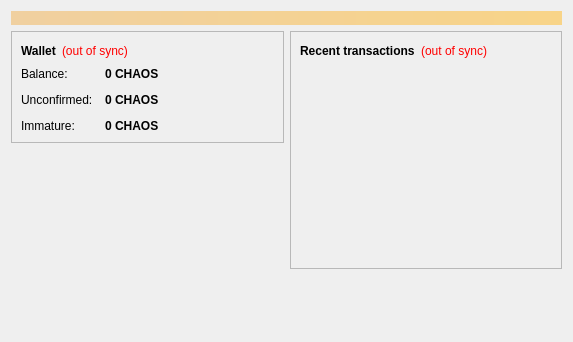
<?xml version="1.0" encoding="UTF-8"?>
<ui version="4.0">
 <class>OverviewPage</class>
 <widget class="QWidget" name="OverviewPage">
  <property name="geometry">
   <rect>
    <x>0</x>
    <y>0</y>
    <width>573</width>
    <height>342</height>
   </rect>
  </property>
  <property name="windowTitle">
   <string>Form</string>
  </property>
  <layout class="QVBoxLayout" name="topLayout">
   <item>
    <widget class="QLabel" name="labelAlerts">
     <property name="visible">
      <bool>false</bool>
     </property>
     <property name="styleSheet">
      <string notr="true">background-color: qlineargradient(x1: 0, y1: 0, x2: 1, y2: 0, stop:0 #F0D0A0, stop:1 #F8D488); color:#000000;</string>
     </property>
     <property name="wordWrap">
      <bool>true</bool>
     </property>
     <property name="margin">
      <number>3</number>
     </property>
    </widget>
   </item>
   <item>
    <layout class="QHBoxLayout" name="horizontalLayout" stretch="1,1">
     <item>
      <layout class="QVBoxLayout" name="verticalLayout_2">
       <item>
        <widget class="QFrame" name="frame">
         <property name="frameShape">
          <enum>QFrame::StyledPanel</enum>
         </property>
         <property name="frameShadow">
          <enum>QFrame::Raised</enum>
         </property>
         <layout class="QVBoxLayout" name="verticalLayout_4">
          <item>
           <layout class="QHBoxLayout" name="horizontalLayout_4">
            <item>
             <widget class="QLabel" name="label_5">
              <property name="font">
               <font>
                <weight>75</weight>
                <bold>true</bold>
               </font>
              </property>
              <property name="text">
               <string>Wallet</string>
              </property>
             </widget>
            </item>
            <item>
             <widget class="QLabel" name="labelWalletStatus">
              <property name="toolTip">
               <string>The displayed information may be out of date. Your wallet automatically synchronizes with the Chaoscoin network after a connection is established, but this process has not completed yet.</string>
              </property>
              <property name="styleSheet">
               <string notr="true">QLabel { color: red; }</string>
              </property>
              <property name="text">
               <string notr="true">(out of sync)</string>
              </property>
              <property name="alignment">
               <set>Qt::AlignLeading|Qt::AlignLeft|Qt::AlignVCenter</set>
              </property>
             </widget>
            </item>
            <item>
             <spacer name="horizontalSpacer_2">
              <property name="orientation">
               <enum>Qt::Horizontal</enum>
              </property>
              <property name="sizeHint" stdset="0">
               <size>
                <width>40</width>
                <height>20</height>
               </size>
              </property>
             </spacer>
            </item>
           </layout>
          </item>
          <item>
           <layout class="QFormLayout" name="formLayout_2">
            <property name="fieldGrowthPolicy">
             <enum>QFormLayout::AllNonFixedFieldsGrow</enum>
            </property>
            <property name="horizontalSpacing">
             <number>12</number>
            </property>
            <property name="verticalSpacing">
             <number>12</number>
            </property>
            <item row="0" column="0">
             <widget class="QLabel" name="label">
              <property name="text">
               <string>Balance:</string>
              </property>
             </widget>
            </item>
            <item row="0" column="1">
             <widget class="QLabel" name="labelBalance">
              <property name="font">
               <font>
                <weight>75</weight>
                <bold>true</bold>
               </font>
              </property>
              <property name="cursor">
               <cursorShape>IBeamCursor</cursorShape>
              </property>
              <property name="toolTip">
               <string>Your current balance</string>
              </property>
              <property name="text">
               <string notr="true">0 CHAOS</string>
              </property>
              <property name="textInteractionFlags">
               <set>Qt::LinksAccessibleByMouse|Qt::TextSelectableByKeyboard|Qt::TextSelectableByMouse</set>
              </property>
             </widget>
            </item>
            <item row="1" column="0">
             <widget class="QLabel" name="label_3">
              <property name="text">
               <string>Unconfirmed:</string>
              </property>
             </widget>
            </item>
            <item row="1" column="1">
             <widget class="QLabel" name="labelUnconfirmed">
              <property name="font">
               <font>
                <weight>75</weight>
                <bold>true</bold>
               </font>
              </property>
              <property name="cursor">
               <cursorShape>IBeamCursor</cursorShape>
              </property>
              <property name="toolTip">
               <string>Total of transactions that have yet to be confirmed, and do not yet count toward the current balance</string>
              </property>
              <property name="text">
               <string notr="true">0 CHAOS</string>
              </property>
              <property name="textInteractionFlags">
               <set>Qt::LinksAccessibleByMouse|Qt::TextSelectableByKeyboard|Qt::TextSelectableByMouse</set>
              </property>
             </widget>
            </item>
            <item row="2" column="0">
             <widget class="QLabel" name="labelImmatureText">
              <property name="text">
               <string>Immature:</string>
              </property>
             </widget>
            </item>
            <item row="2" column="1">
             <widget class="QLabel" name="labelImmature">
              <property name="font">
               <font>
                <weight>75</weight>
                <bold>true</bold>
               </font>
              </property>
              <property name="toolTip">
               <string>Mined balance that has not yet matured</string>
              </property>
              <property name="text">
               <string notr="true">0 CHAOS</string>
              </property>
              <property name="textInteractionFlags">
               <set>Qt::LinksAccessibleByMouse|Qt::TextSelectableByKeyboard|Qt::TextSelectableByMouse</set>
              </property>
             </widget>
            </item>
           </layout>
          </item>
         </layout>
        </widget>
       </item>
       <item>
        <spacer name="verticalSpacer">
         <property name="orientation">
          <enum>Qt::Vertical</enum>
         </property>
         <property name="sizeHint" stdset="0">
          <size>
           <width>20</width>
           <height>40</height>
          </size>
         </property>
        </spacer>
       </item>
      </layout>
     </item>
     <item>
      <layout class="QVBoxLayout" name="verticalLayout_3">
       <item>
        <widget class="QFrame" name="frame_2">
         <property name="frameShape">
          <enum>QFrame::StyledPanel</enum>
         </property>
         <property name="frameShadow">
          <enum>QFrame::Raised</enum>
         </property>
         <layout class="QVBoxLayout" name="verticalLayout">
          <item>
           <layout class="QHBoxLayout" name="horizontalLayout_2">
            <item>
             <widget class="QLabel" name="label_4">
              <property name="text">
               <string>&lt;b&gt;Recent transactions&lt;/b&gt;</string>
              </property>
             </widget>
            </item>
            <item>
             <widget class="QLabel" name="labelTransactionsStatus">
              <property name="toolTip">
               <string>The displayed information may be out of date. Your wallet automatically synchronizes with the Chaoscoin network after a connection is established, but this process has not completed yet.</string>
              </property>
              <property name="styleSheet">
               <string notr="true">QLabel { color: red; }</string>
              </property>
              <property name="text">
               <string notr="true">(out of sync)</string>
              </property>
              <property name="alignment">
               <set>Qt::AlignRight|Qt::AlignTrailing|Qt::AlignVCenter</set>
              </property>
             </widget>
            </item>
            <item>
             <spacer name="horizontalSpacer">
              <property name="orientation">
               <enum>Qt::Horizontal</enum>
              </property>
              <property name="sizeHint" stdset="0">
               <size>
                <width>40</width>
                <height>20</height>
               </size>
              </property>
             </spacer>
            </item>
           </layout>
          </item>
          <item>
           <widget class="QListView" name="listTransactions">
            <property name="styleSheet">
             <string notr="true">QListView { background: transparent; }</string>
            </property>
            <property name="frameShape">
             <enum>QFrame::NoFrame</enum>
            </property>
            <property name="verticalScrollBarPolicy">
             <enum>Qt::ScrollBarAlwaysOff</enum>
            </property>
            <property name="horizontalScrollBarPolicy">
             <enum>Qt::ScrollBarAlwaysOff</enum>
            </property>
            <property name="selectionMode">
             <enum>QAbstractItemView::NoSelection</enum>
            </property>
           </widget>
          </item>
         </layout>
        </widget>
       </item>
       <item>
        <spacer name="verticalSpacer_2">
         <property name="orientation">
          <enum>Qt::Vertical</enum>
         </property>
         <property name="sizeHint" stdset="0">
          <size>
           <width>20</width>
           <height>40</height>
          </size>
         </property>
        </spacer>
       </item>
      </layout>
     </item>
    </layout>
   </item>
  </layout>
 </widget>
 <resources/>
 <connections/>
</ui>
